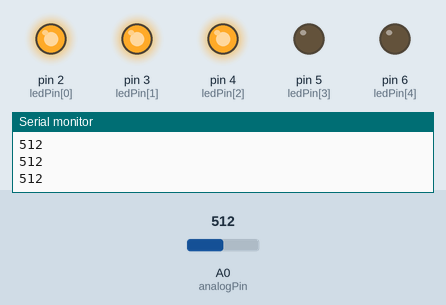
The sketch below on a simulated Arduino Uno, built with avr-gcc and run on an emulated ATmega328P. On the bench: output pins drawn as LEDs (lit = HIGH), the last lines printed to the serial monitor. The test bench sets the inputs (shaded band); at power-on: A0 (analogPin) = 512.

Above: at 1.2 s.
1.3 s: A0 (analogPin) set to 584
2.8 s: A0 (analogPin) set to 614
At 4.0 s:
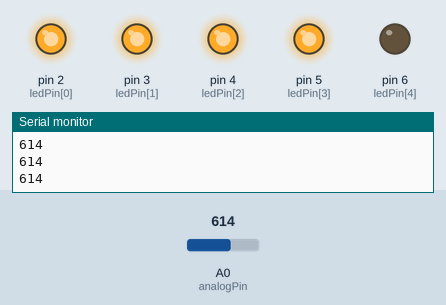
4.3 s: A0 (analogPin) set to 788
5.8 s: A0 (analogPin) set to 809
At 6.4 s:
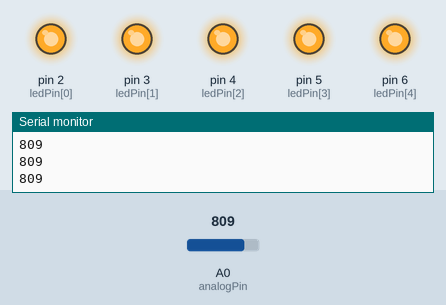
7.3 s: A0 (analogPin) set to 390
At 8.5 s:
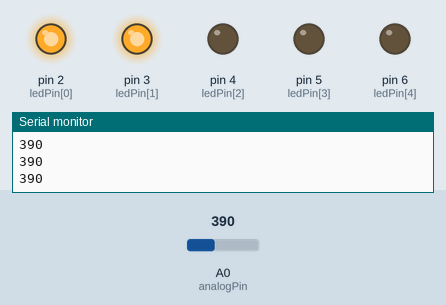
8.8 s: A0 (analogPin) set to 409
At 9.9 s:
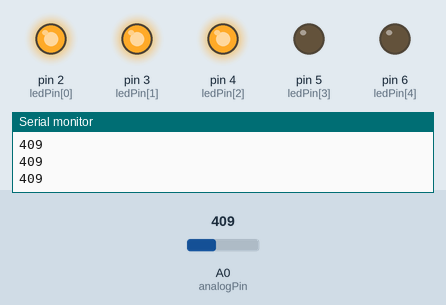
Timing chart, 0 to 11.3 s (numbered marks = the images above; inputs shaded):
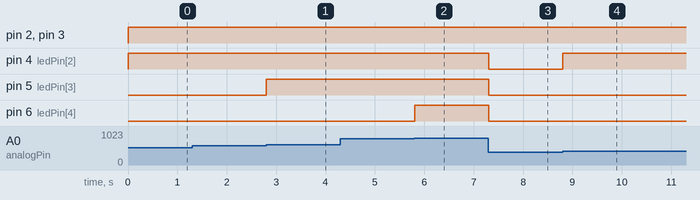

Measured:
- the behaviour switches between 599 and 600 on A0 (analogPin) (found by bisection; images 0 and 1)
- the behaviour switches between 799 and 800 on A0 (analogPin) (found by bisection; images 1 and 2)
- the behaviour switches between 399 and 400 on A0 (analogPin) (found by bisection; images 3 and 4)
- after the input at 2.8 s, pin 5 (ledPin[3]): LOW → HIGH at once
- after the input at 5.8 s, pin 6 (ledPin[4]): LOW → HIGH at once
- after the input at 7.3 s, pin 4 (ledPin[2]), pin 5 (ledPin[3]), pin 6 (ledPin[4]): HIGH → LOW at once
- after the input at 8.8 s, pin 4 (ledPin[2]): LOW → HIGH at once

The sketch:

2.10_PotLEDArray.ino
```cpp
int analogPin = A0;
int analogValue = 0;
int ledPin[] = {2, 3, 4, 5, 6};
int num;

void setup() {
  Serial.begin (9600);
  for (int i = 0; i < 5; i++) {
    pinMode (ledPin[i], OUTPUT);
  }
}

void loop() {
  analogValue = analogRead(analogPin);
  if (analogValue < 200) {
    num = 1;
  }

  else if ((analogValue >= 200) && (analogValue < 400)) {
    num = 2;
  }

  else if ((analogValue >= 400) && (analogValue < 600)) {
    num = 3;
  }

  else if ((analogValue >= 600) && (analogValue < 800)) {
    num = 4;
  }

  else
    num = 5;

  for (int i = 0; i < num; i++) {
    digitalWrite (ledPin[i], HIGH);
  }
  for (int i = 4; i >= num; i--) {
    digitalWrite (ledPin[i], LOW);
  }
  Serial.println (analogValue);
  //delay (1000);
}
```
